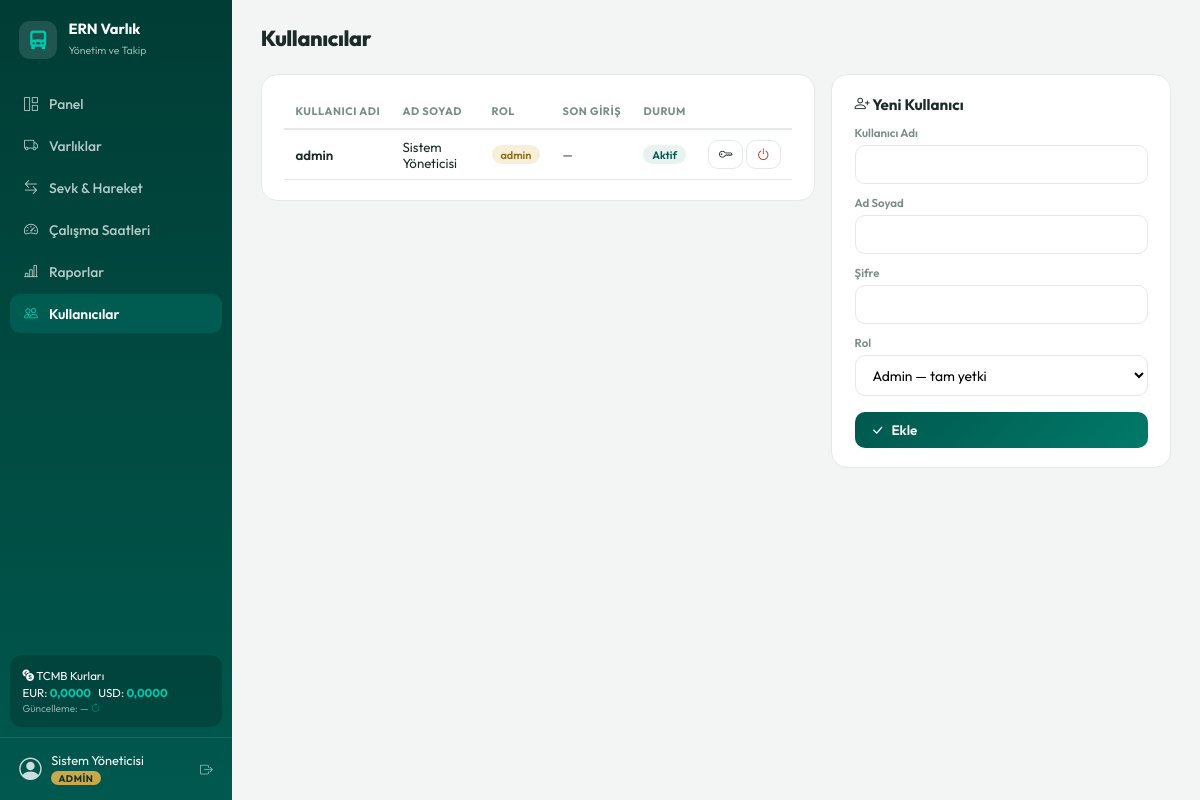
The page /kullanicilar.php (signed in) on the database its author committed.
### tables this page shows
CREATE TABLE IF NOT EXISTS kullanicilar (
    id INT AUTO_INCREMENT PRIMARY KEY,
    kullanici_adi VARCHAR(60) NOT NULL UNIQUE,
    ad_soyad VARCHAR(120) NOT NULL,
    sifre_hash VARCHAR(255) NOT NULL,
    rol ENUM('admin','saha','yonetim') NOT NULL DEFAULT 'saha',
    aktif TINYINT(1) NOT NULL DEFAULT 1,
    son_giris DATETIME NULL,
    olusturma DATETIME NOT NULL DEFAULT CURRENT_TIMESTAMP
);

### inc/db.php (called while the page is built, shortened)
<?php
function db(): PDO {
    static $pdo = null;
    if ($pdo === null) {
        $pdo = new PDO(
            'mysql:host=' . DB_HOST . ';dbname=' . DB_NAME . ';charset=utf8mb4',
            DB_USER, DB_PASS,
            [PDO::ATTR_ERRMODE => PDO::ERRMODE_EXCEPTION,
             PDO::ATTR_DEFAULT_FETCH_MODE => PDO::FETCH_ASSOC]
        );
    }
    return $pdo;
}
function e($s): string { return htmlspecialchars((string)$s, ENT_QUOTES, 'UTF-8'); }

### inc/kur.php (called while the page is built, shortened)
<?php
require_once __DIR__ . '/db.php';
function guncel_kur(bool $zorla = false): array {
    $son = db()->query('SELECT * FROM kurlar ORDER BY id DESC LIMIT 1')->fetch();
    $eski = !$son || (time() - strtotime($son['guncelleme'])) > 6 * 3600;
    if ($zorla || $eski) {
        $yeni = tcmb_cek();
    }
    return $son ?: ['eur' => 0, 'usd' => 0, 'guncelleme' => null, 'kaynak' => '-'];
}
function tcmb_cek(): ?array {
    $ctx = stream_context_create(['http' => ['timeout' => 8]]);
    $xml = @file_get_contents('https://www.tcmb.gov.tr/kurlar/today.xml', false, $ctx);
    if (!$xml) return null;
    $eur = $usd = null;
    return ($eur && $usd) ? ['eur' => $eur, 'usd' => $usd] : null;
}

### inc/auth.php (called while the page is built, shortened)
<?php
require_once __DIR__ . '/db.php';
function kullanici() { return $_SESSION['kullanici'] ?? null; }
function rol(): string { return $_SESSION['kullanici']['rol'] ?? ''; }

### kullanicilar.php (the view, shortened to what this page needs)
<?php
$baslik = 'Kullanıcılar';
require_once __DIR__ . '/inc/auth.php';
require_once __DIR__ . '/inc/header.php';
$d = db();
$liste = $d->query('SELECT * FROM kullanicilar ORDER BY rol, kullanici_adi')->fetchAll();
$rol_ad = ['admin' => 'Admin — tam yetki', 'saha' => 'Saha — sevk / çalışma girişi', 'yonetim' => 'Yönetim — rapor görüntüleme'];
?>
<div class="grid" style="grid-template-columns:1fr 340px;align-items:start">
<div class="card">
<table class="tbl">
<tr><th>Kullanıcı Adı</th><th>Ad Soyad</th><th>Rol</th><th>Son Giriş</th><th>Durum</th><th></th></tr>
<?php foreach ($liste as $k): ?>
<tr>
    <td style="font-weight:600"><?= e($k['kullanici_adi']) ?></td>
    <td><?= e($k['ad_soyad']) ?></td>
    <td><span class="tag <?= $k['rol'] === 'admin' ? 'sari' : ($k['rol'] === 'yonetim' ? '' : 'gri') ?>"><?= e($k['rol']) ?></span></td>
    <td style="font-size:.75rem"><?= $k['son_giris'] ? date('d.m.Y H:i', strtotime($k['son_giris'])) : '—' ?></td>
    <td><span class="tag <?= $k['aktif'] ? '' : 'kirmizi' ?>"><?= $k['aktif'] ? 'Aktif' : 'Pasif' ?></span></td>
    <td style="white-space:nowrap">
        <form method="post" style="display:inline" onsubmit="var s=prompt('Yeni şifre (en az 6 karakter):'); if(!s) return false; this.sifre.value=s;">
            <button class="btn" style="padding:.3rem .6rem" title="Şifre değiştir"><i class="bi bi-key"></i></button>
        </form>
        <form method="post" style="display:inline">
            <button class="btn <?= $k['aktif'] ? 'tehlike' : '' ?>" style="padding:.3rem .6rem" title="Aktif/Pasif">
                <i class="bi bi-power"></i></button>
        </form>
    </td>
</tr>
<?php endforeach; ?>
</table>
</div>
<div class="card">
    <h3 style="margin:0 0 .5rem;font-size:.95rem"><i class="bi bi-person-plus"></i> Yeni Kullanıcı</h3>
    <form method="post">
        <label class="flbl">Kullanıcı Adı</label><input class="frm" name="kullanici_adi" required>
        <label class="flbl">Ad Soyad</label><input class="frm" name="ad_soyad" required>
        <label class="flbl">Şifre</label><input class="frm" type="password" name="sifre" required minlength="6">
        <label class="flbl">Rol</label>
        <select class="frm" name="rol">
            <?php foreach ($rol_ad as $rk => $rv): ?><option value="<?= $rk ?>"><?= $rv ?></option><?php endforeach; ?>
        </select>
        <button class="btn pri" style="margin-top:1rem;width:100%"><i class="bi bi-check-lg"></i> Ekle</button>
    </form>
</div>
</div>
<?php require __DIR__ . '/inc/footer.php'; ?>

### inc/header.php (shortened to what this page needs)
<?php
require_once __DIR__ . '/auth.php';
require_once __DIR__ . '/kur.php';
$kur = guncel_kur();
$sayfa = basename($_SERVER['SCRIPT_NAME']);
$menu = [
    ['index.php',       'bi-grid-1x2',        'Panel',            ['admin','saha','yonetim']],
    ['varliklar.php',   'bi-truck',           'Varlıklar',        ['admin','saha','yonetim']],
    ['hareketler.php',  'bi-arrow-left-right','Sevk & Hareket',   ['admin','saha','yonetim']],
    ['calisma.php',     'bi-speedometer2',    'Çalışma Saatleri', ['admin','saha','yonetim']],
    ['raporlar.php',    'bi-bar-chart-line',  'Raporlar',         ['admin','yonetim']],
    ['kullanicilar.php','bi-people',          'Kullanıcılar',     ['admin']],
];
?>
<!DOCTYPE html>
<html lang="tr">
<head>
<link rel="stylesheet" href="https://cdn.jsdelivr.net/npm/bootstrap-icons@1.11.3/font/bootstrap-icons.min.css">
</head>
<body>
<aside class="side" id="side">
    <div class="side-logo">
        <div class="side-logo-icon"><i class="bi bi-truck-front-fill"></i></div>
        <div><strong>ERN Varlık</strong><span>Yönetim ve Takip</span></div>
    </div>
    <nav>
        <?php foreach ($menu as $m): if (!in_array(rol(), $m[3], true)) continue; ?>
        <a href="<?= $m[0] ?>" class="<?= $sayfa === $m[0] ? 'on' : '' ?>"><i class="bi <?= $m[1] ?>"></i> <?= $m[2] ?></a>
        <?php endforeach; ?>
    </nav>
    <div class="side-kur">
        <i class="bi bi-currency-exchange"></i> TCMB Kurları
        <div>EUR: <b><?= number_format((float)$kur['eur'], 4, ',', '.') ?></b> &nbsp; USD: <b><?= number_format((float)$kur['usd'], 4, ',', '.') ?></b></div>
        <div class="tarih">Güncelleme: <?= $kur['guncelleme'] ? date('d.m.Y H:i', strtotime($kur['guncelleme'])) : '—' ?>
        <a href="kur_guncelle.php" style="color:var(--ern-teal)" title="Şimdi güncelle"><i class="bi bi-arrow-clockwise"></i></a></div>
    </div>
    <div class="side-user">
        <i class="bi bi-person-circle" style="font-size:1.4rem;opacity:.8"></i>
        <div style="flex:1;line-height:1.3"><?= e(kullanici()['ad']) ?><br><span class="rolTag"><?= e(rol()) ?></span></div>
        <a href="logout.php" style="color:rgba(255,255,255,.6)" title="Çıkış"><i class="bi bi-box-arrow-right"></i></a>
    </div>
</aside>
<main class="main">
<div class="topbar">
    <h1><button class="btn menu-btn" onclick="document.getElementById('side').classList.toggle('acik')"><i class="bi bi-list"></i></button>
    <?= e($baslik ?? 'Panel') ?></h1>
</div>

### inc/footer.php
</main>
</body>
</html>

### inc/header.php (style rules this page uses)
:root { --ern:#00584E; --ern-dark:#003D35; --ern-light:#007A6A; --ern-teal:#00C9B1; --ern-gold:#C9A84C; --bg:#F2F5F4; --card:#fff; --line:#E4E9E8; --txt:#1C2A28; --mut:#7A8B88; }
*, *::before, *::after { box-sizing:border-box; }
body { font-family:'Outfit',system-ui,sans-serif; margin:0; background:var(--bg); color:var(--txt); min-height:100vh; }
a { color:var(--ern); text-decoration:none; }
.side { position:fixed; inset:0 auto 0 0; width:232px; background:linear-gradient(180deg,var(--ern-dark),var(--ern)); color:#fff; display:flex; flex-direction:column; z-index:50; transition:transform .25s; }
.side-logo { padding:1.3rem 1.2rem 1rem; display:flex; align-items:center; gap:.7rem; }
.side-logo-icon { width:38px; height:38px; border-radius:11px; background:rgba(255,255,255,.12); display:flex; align-items:center; justify-content:center; font-size:1.15rem; color:var(--ern-teal); }
.side-logo strong { font-size:.92rem; display:block; line-height:1.15; }
.side-logo span { font-size:.66rem; opacity:.6; }
.side nav { flex:1; padding:.6rem; overflow-y:auto; }
.side nav a { display:flex; align-items:center; gap:.7rem; padding:.65rem .9rem; margin-bottom:.2rem; border-radius:10px; color:rgba(255,255,255,.72); font-size:.87rem; font-weight:500; transition:background .15s,color .15s; }
.side nav a.on { background:rgba(0,201,177,.16); color:#fff; font-weight:600; }
.side nav a.on i { color:var(--ern-teal); }
.side-kur { margin:.6rem; padding:.7rem .8rem; background:rgba(0,0,0,.18); border-radius:12px; font-size:.72rem; line-height:1.5; }
.side-kur b { color:var(--ern-teal); }
.side-kur .tarih { opacity:.55; font-size:.63rem; }
.side-user { padding:.9rem 1.2rem; border-top:1px solid rgba(255,255,255,.1); display:flex; align-items:center; gap:.6rem; font-size:.8rem; }
.side-user .rolTag { font-size:.6rem; text-transform:uppercase; letter-spacing:.06em; background:var(--ern-gold); color:#0D2E28; padding:.08rem .45rem; border-radius:20px; font-weight:700; }
.main { margin-left:232px; padding:1.5rem 1.8rem 3rem; }
.topbar { display:flex; align-items:center; justify-content:space-between; gap:1rem; margin-bottom:1.4rem; flex-wrap:wrap; }
.topbar h1 { font-size:1.35rem; font-weight:800; letter-spacing:-.02em; margin:0; }
.card { background:var(--card); border:1px solid var(--line); border-radius:16px; padding:1.2rem 1.4rem; }
.grid { display:grid; gap:1rem; }
.btn { display:inline-flex; align-items:center; gap:.45rem; padding:.55rem 1rem; border-radius:10px; border:1.5px solid var(--line); background:#fff; color:var(--txt); font-family:inherit; font-size:.85rem; font-weight:600; cursor:pointer; transition:all .15s; }
.btn.pri { background:linear-gradient(135deg,var(--ern),var(--ern-light)); color:#fff; border:0; }
.btn.tehlike { color:#B3261E; }
table.tbl { width:100%; border-collapse:collapse; font-size:.83rem; }
.tbl th { text-align:left; padding:.6rem .7rem; font-size:.68rem; text-transform:uppercase; letter-spacing:.05em; color:var(--mut); border-bottom:2px solid var(--line); white-space:nowrap; }
.tbl td { padding:.55rem .7rem; border-bottom:1px solid var(--line); vertical-align:middle; }
.tag { display:inline-block; padding:.14rem .55rem; border-radius:20px; font-size:.68rem; font-weight:600; background:#E8F2F0; color:var(--ern); white-space:nowrap; }
.tag.sari { background:#F7EFD8; color:#8a6d1d; }
input.frm, select.frm, textarea.frm { width:100%; padding:.6rem .8rem; border:1.5px solid var(--line); border-radius:10px; font-family:inherit; font-size:.87rem; outline:none; background:#fff; transition:border-color .15s, box-shadow .15s; }
label.flbl { display:block; font-size:.72rem; font-weight:600; color:var(--mut); margin:.7rem 0 .3rem; }

### rows shown on the page
kullanicilar: kullanici_adi "admin", ad_soyad "Sistem Yöneticisi", rol "admin", aktif "Aktif"

### other values the page prints
$m[2] "Panel"
$m[2] "Varlıklar"
$m[2] "Sevk & Hareket"
$m[2] "Çalışma Saatleri"
$m[2] "Raporlar"
$m[2] "Kullanıcılar"
$kur['eur'] "0,0000"
$kur['usd'] "0,0000"
kullanici()['ad'] "Sistem Yöneticisi"
rol() "ADMIN"
$baslik "Kullanıcılar"
form field rol "Admin — tam yetki"
